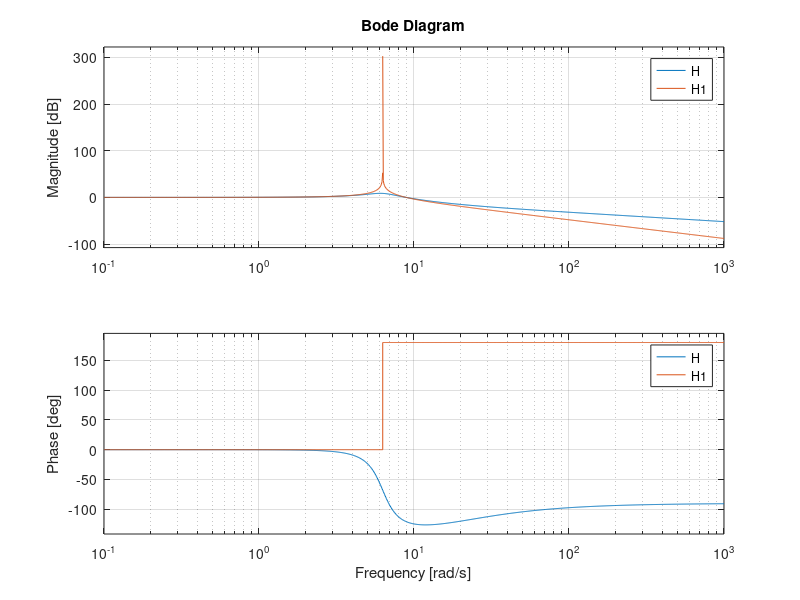
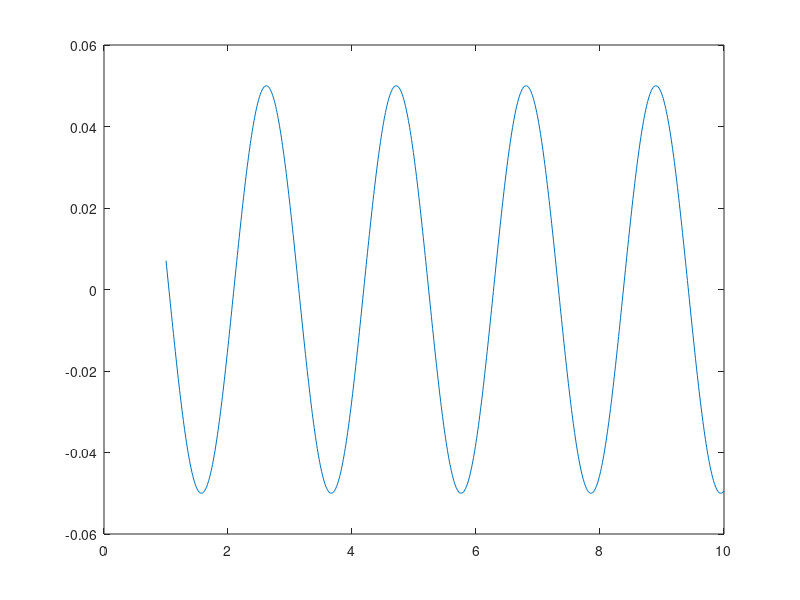
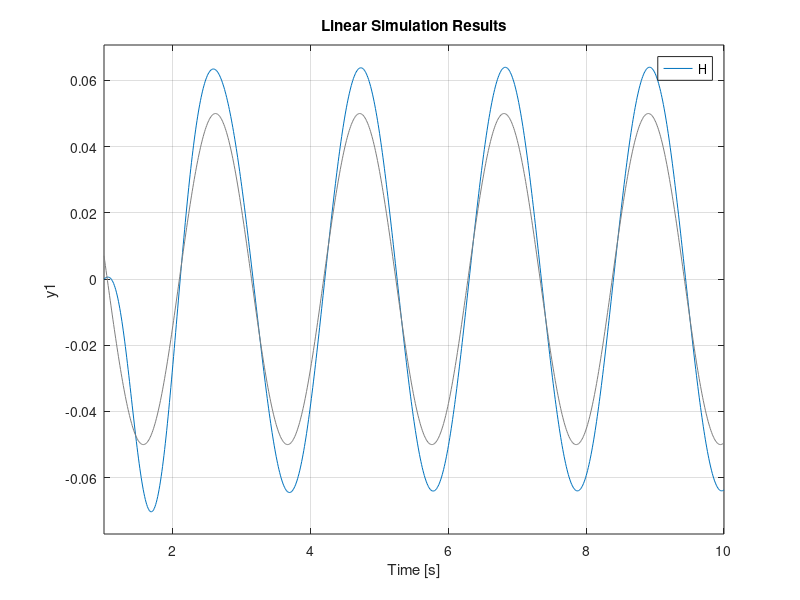
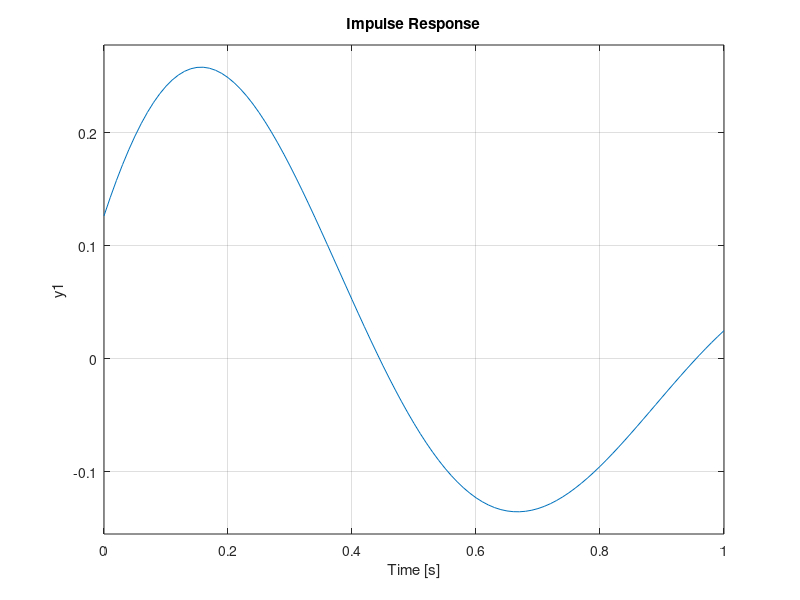

Write the MATLAB code that produced these figures, in order.
%%TASK 1.1
m_p = 0.16; %kg
c_p = 0.4; %Ns/m
k_p = 6.32; %N/m
c_p1 = 0;

w_n = sqrt(k_p/m_p);
zeta= c_p/2*sqrt(k_p*m_p);
zeta1 = c_p1/2*sqrt(k_p*m_p);
%%TASK 1.3
H = tf([0,2*zeta*w_n,w_n^2],[1,2*zeta*w_n,w_n^2]);
H1 = tf([0,2*zeta1*w_n,w_n^2],[1,2*zeta1*w_n,w_n^2]);
% fr= 0:0.01:100;
% [mag,phase,wout] = bode(H1,fr);
bode(H,H1);


%% task 1.3

t = 1:0.01:10;
excitation_sin = 0.05*sin(3*t);

figure()
plot(t,excitation_sin)

figure()
lsim(H,excitation_sin,t) % sine excitation

figure()
impulse(H*0.05,1) % impulse excitation

w = 0:0.1:25;
PSD = (4.028e-7)./((2.88e-4)+(0.68*w.^2)+w.^4);
% figure()
% semilogy(lsim(H,PSD,..)))

clear zeta

c_p = 5;
zeta= c_p/2*sqrt(k_p*m_p);
